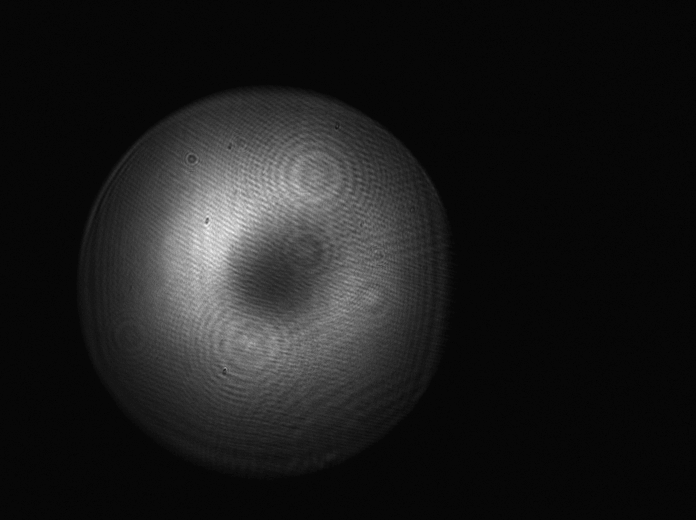
#> input picture test_data/img_0.tif, 1392 x 1040 px, found by its file name (shown at 1/2 size); the run also reads 1 picture not shown here
$ jupyter execute od_calculation_bivariate.ipynb
#> lines starting #> are read from the running program, lines starting #| are printed output that depends on the picture; after the words box and inside, x2 and y2 are one past the last pixel; in counts of white or black regions, pixels touching at a corner belong together
# OD calculation
Notebook calculating the optical density and fitting the marginals (non-normalized) to a gaussian distribution.

This notebook includes some pointers on using `scikit-images` for image processing, which could be helpful.

It is important to note that the axes of images are flipped, ordered `[y][x]`.

[cell 1]
#Imports

#path tools
from pathlib import Path
import os

#image processing
from skimage.io import imread, imshow
from skimage.measure import label, regionprops
from scipy.ndimage import median_filter

#other utils
import numpy as np
from matplotlib import pyplot as plt
from scipy.stats.contingency import margins #compute marginals
from scipy.optimize import curve_fit
from itertools import product

wd = Path(os.getcwd()) #current working directory
np.seterr(divide='ignore'); #doesn't end up mattering, suppress the annoying warning

[cell 2]
example_dir = wd / "test_data" #test data directory

#each image has an accompanying background image with just noise
im0 = imread(example_dir / "img_0.tif")
#> im0 is the input picture: shape (1040, 1392) uint16; min 672, max 9888, mean 1589.8
im0_background = imread(example_dir / "img_2.tif")
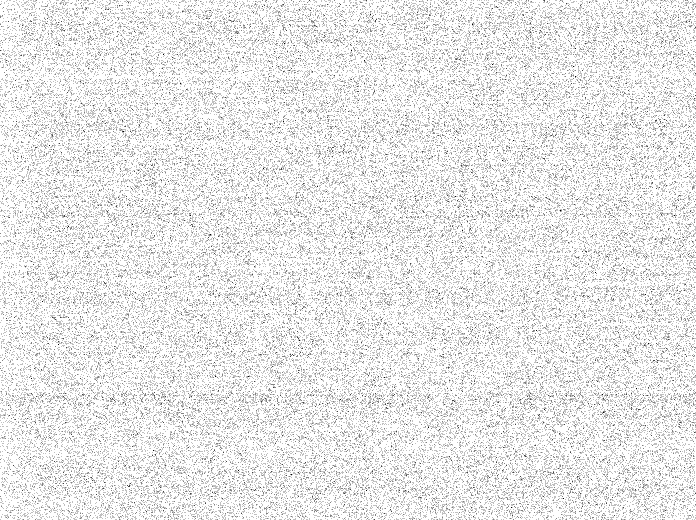
#> input picture test_data/img_2.tif, 1392 x 1040 px, found by its file name (shown at 1/2 size)
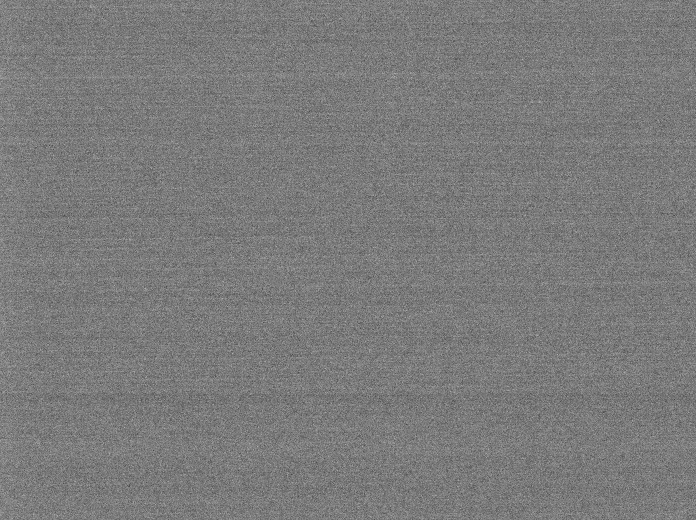
#> im0_background: shape (1040, 1392) uint16 (shown at 1/2 size); min 660, max 960, mean 804.7; drawn with min black and max white

#I am unclear on why the second image is necessary
im1 = imread(example_dir / "img_1.tif")
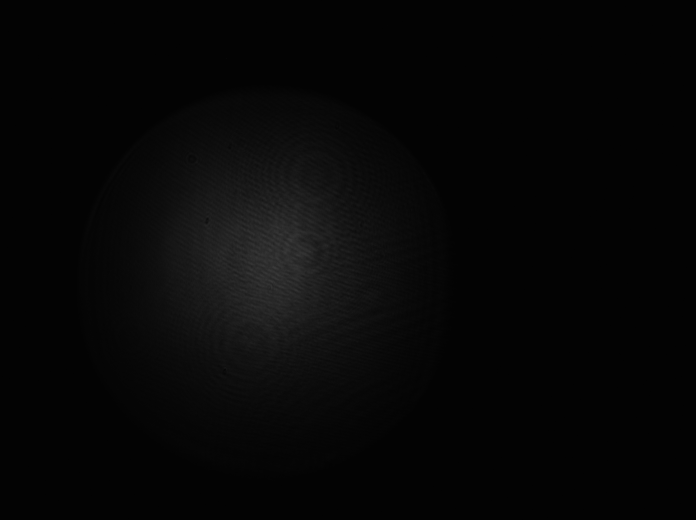
#> input picture test_data/img_1.tif, 1392 x 1040 px, found by its file name (shown at 1/2 size)
#> im1 is the input picture: shape (1040, 1392) uint16; min 676, max 15400, mean 1802.9
im1_background = imread(example_dir / "img_3.tif")

[cell 3]
#get background intensity value with noise subtracted
I0_arr=np.subtract(np.array(im0),
                    np.array(im0_background)).astype(int)
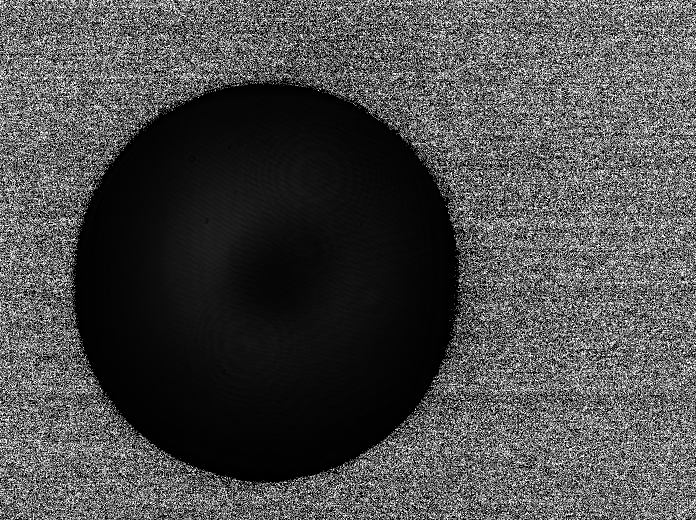
#> I0_arr: shape (1040, 1392) int64 (shown at 1/2 size); min 0, max 65532, mean 19335.9; drawn with min black and max white

#get foreground intensity with noise subtracted
I_arr=np.subtract(np.array(im1),
                    np.array(im1_background)).astype(int)
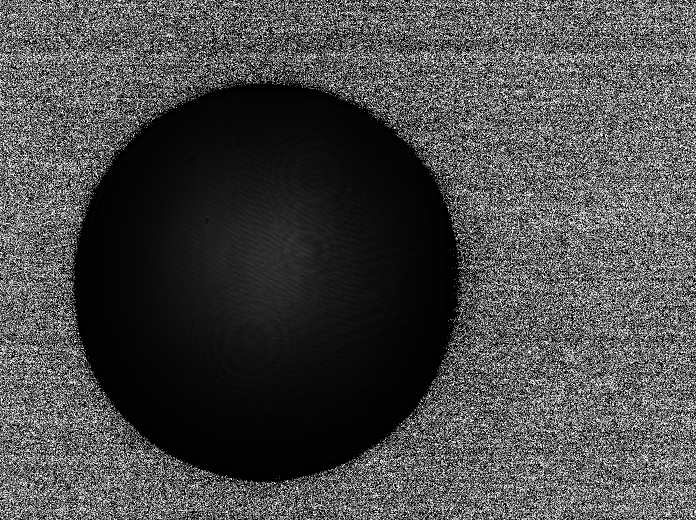
#> I_arr: shape (1040, 1392) int64 (shown at 1/2 size); min 0, max 65532, mean 18847.3; drawn with min black and max white


I_div_arr = np.divide(I_arr, I0_arr)
od_arr = np.log(I_div_arr)

def incircle(center, radius, pt):
    return (pt[0]-center[0])**2 + (pt[1]-center[1])**2 < radius**2

#first pass, just clip anything not within the aperture
for i,row in enumerate(od_arr):
    for j, pixel in enumerate(row):
        if pixel < 0 or not incircle((600,600),300,(i,j)):
            od_arr[i][j] = 0

img1 = plt.imshow(od_arr)
plt.colorbar(img1)

## Create image mask
A couple parameters can be used to mask out the unwanted data. First, `lower_mask` and `upper_mask` are just rough cutoff values. The `value_mask` parameter tries to get as much of the blob as possible while cutting off the noise. This can be set low, because the median mask will eliminate the outliers.

[cell 4]
lower_mask = od_arr[:,:] > 0
#> lower_mask: shape (1040, 1392) bool; 11.8% white; 3942 white regions (3571 under 20 px), largest, box (x1, y1, x2, y2) and area: (350, 311, 900, 758) 127765, (731, 625, 899, 721) 3377, (719, 714, 859, 796) 2576
upper_mask = od_arr[:,:] < 5
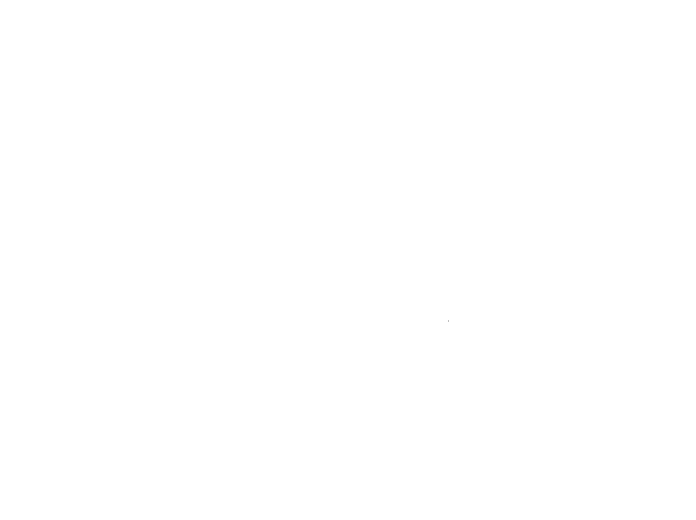
#> upper_mask: shape (1040, 1392) bool (shown at 1/2 size); 100% white; black in thin lines or dots, all inside (x1, y1, x2, y2) = (896, 641, 897, 643)
value_mask = od_arr[:,:] > .05
#> value_mask: shape (1040, 1392) bool; 9.2% white; 8724 white regions (8524 under 20 px), largest, box (x1, y1, x2, y2) and area: (390, 346, 900, 718) 96754, (739, 600, 900, 668) 1276, (755, 626, 899, 688) 1103
mask = lower_mask*upper_mask*value_mask

mask_filtered = median_filter(lower_mask*upper_mask*value_mask, 20)
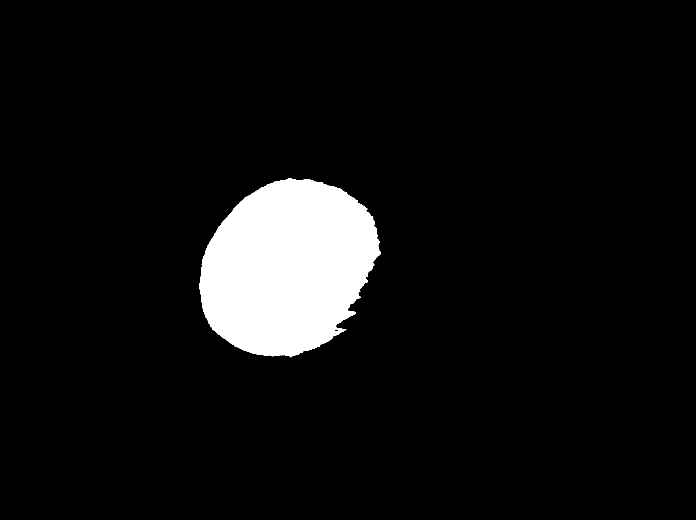
#> mask_filtered: shape (1040, 1392) bool (shown at 1/2 size); 6.7% white; 1 white region, box (x1, y1, x2, y2) and area: (398, 357, 762, 715) 96288
imshow(mask_filtered)

## Get blob bounding box
THe `label` function is used to separate contiguous regions of the image and returns useful properties regarding their shape, location, and orientation.

[cell 5]
blobs = label(mask_filtered)
#> blobs: shape (1040, 1392) int32; values 0 (black) and 1 (white), 6.7% white; 1 white region
props = regionprops(blobs) #generate a properties dictionary
#> props = 1 regions; box (x1, y1, x2, y2) and area: (398, 357, 762, 715) 96288
bbox = props[0].bbox #get the bounding box
#> bbox = (357, 398, 715, 762)
bbox
#> Out = (357, 398, 715, 762)

[cell 6]
#draw bounding box
fig, ax = plt.subplots()
rect = plt.Rectangle((bbox[1],bbox[0]),bbox[3]-bbox[1], bbox[2]-bbox[0])
rect.set(fill=False, color = "red")
ax.add_artist(rect)
ax.imshow(od_arr)
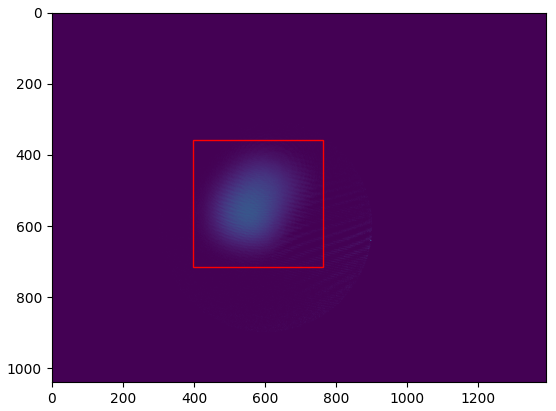
#> figure drawn by matplotlib, 1 panel

[cell 7]
#extract blob rectangle from image
blob_arr = od_arr[bbox[0]:bbox[2], bbox[1]:bbox[3]]
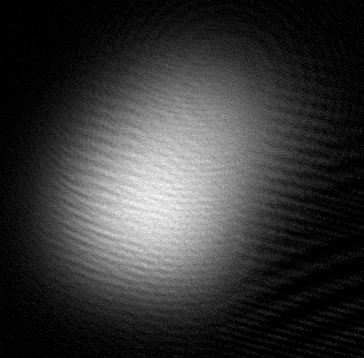
#> blob_arr: shape (358, 364) float64; min 0, max 2.21, mean 0.479; drawn with min black and max white
#apply a median filter
blob_arr = median_filter(blob_arr, 3)

[cell 8]
#compute marginals and fit to a gaussian
x, y = margins(blob_arr)
#> x = 358 values, max 336.3 at index 199, min 6.63 at index 3, mean 173.2
x = x.T[0]
y = y[0]
#> y = 364 values, max 364.8 at index 165, min 5.57 at index 2, mean 170.4

mu1 = np.sum([i*xi for i,xi in enumerate(x)])/np.sum(x)
#> mu1 = 182.7
mu2 = np.sum([i*xi for i,xi in enumerate(x)])/np.sum(x)
#> mu2 = 182.7

def bivariate_gaussian(X, A, sigma1, sigma2, rho):
    def z():
        return (X[0]-mu1)**2/sigma1**2-2*rho*(X[0]-mu1)*(X[1]-mu2)/(sigma1*sigma2)+(X[1]-mu2)**2/sigma2**2

    return np.exp(-z()/(2*(1-rho**2)))


popt, pcov = curve_fit(bivariate_gaussian, np.array(list(product(range(len(x)), range(len(y))))).T, blob_arr.flatten(), p0 =[350, 60, 60, 0])
#> popt = [350, 103.5, 99.13, -0.255]; pcov = [[inf, inf, inf, inf], [inf, inf, inf, inf], [inf, inf, inf, inf], [inf, inf, inf, inf]]

[cell 9]
plt.imshow(blob_arr)
plt.contour(x, y.T, [[bivariate_gaussian((x,y),*popt) for x in x] for y in y.T])
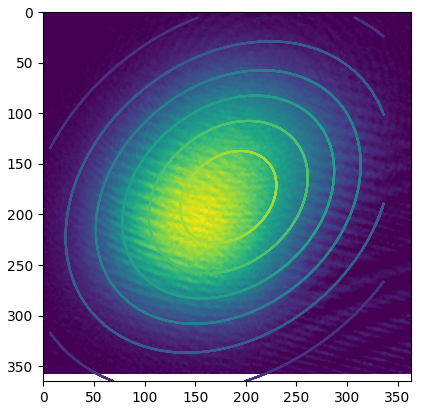
#> figure drawn by matplotlib, 1 panel
